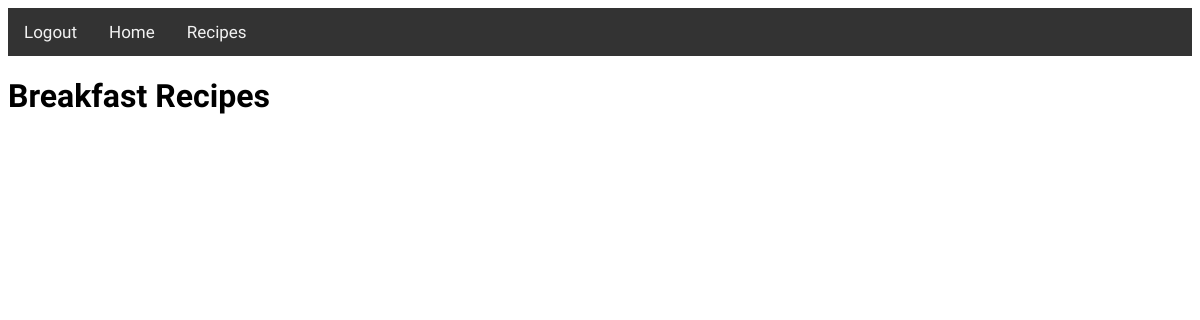
/breakfasts/, run on an earlier commit of the app's database.
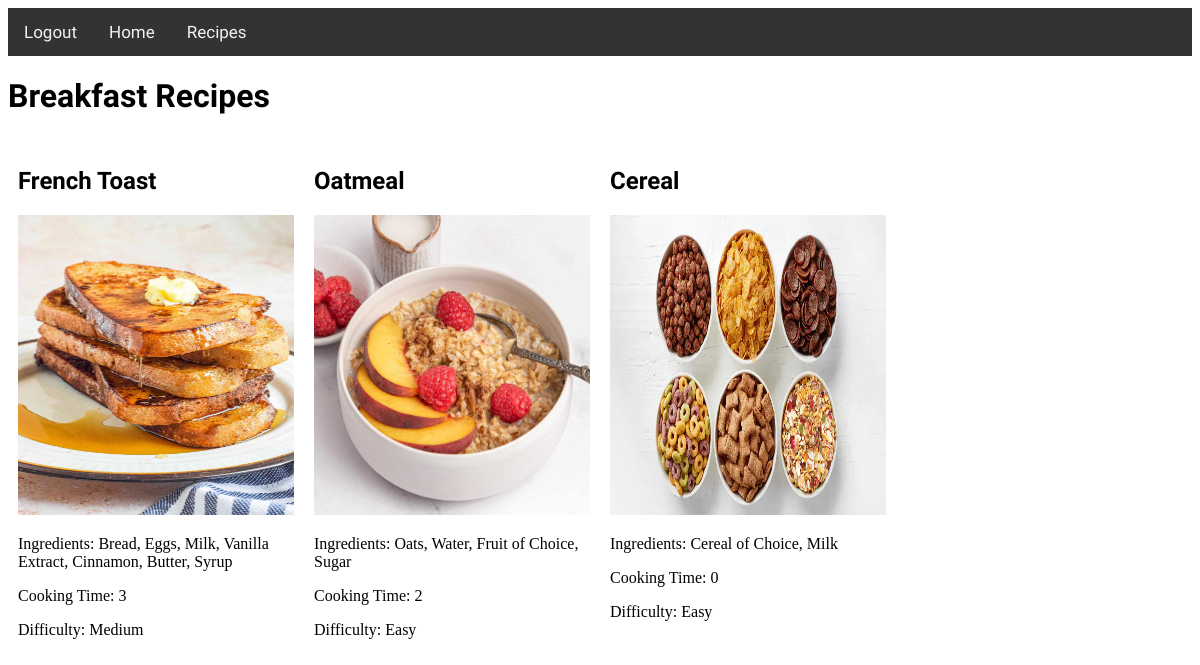
And on a later commit of the database.
### recipes/models.py (models this page shows, shortened)
class Recipe(models.Model):
    TYPE_CHOICES = (
        ('Breakfast', 'Breakfasts'),
        ('Lunch', 'Lunches'),
        ('Dinner', 'Dinners'),
    )
    id = models.AutoField(primary_key=True)
    recipe_name = models.CharField(max_length=255)
    ingredients = models.TextField()
    cooking_time = models.CharField(max_length=10)
    difficulty = models.CharField(max_length=50)
    pic = models.ImageField(upload_to='media/', null=True, blank=True)
    recipe_type = models.CharField(max_length=10, choices=TYPE_CHOICES, default='Breakfast')

### recipes/views.py (the view)
# urls.py: path('breakfasts/', views.breakfasts_view, name='breakfasts'),  # Add URL for breakfasts
def breakfasts_view(request):
    breakfast_recipes = Recipe.objects.filter(recipe_type='Breakfast')
    context = {'breakfast_recipes': breakfast_recipes}
    return render(request, 'breakfasts.html', context)

### recipes/templates/breakfasts.html (shortened to what this page needs)
<!DOCTYPE html>
<html>
<head>
</head>
<body>
    <nav class="topnav" id="myTopnav">
        <a href="{% url 'recipes:login' %}">Logout</a>
        <a href="{% url 'recipes:home' %}">Home</a>
        <a href="{% url 'recipes:list' %}">Recipes</a>
    </nav>
    <h1 style="font-family: 'Abel', sans-serif;">Breakfast Recipes</h1>
    <div class="row">
        {% for recipe in breakfast_recipes %}
            <div class="column">
                <div class="recipe-container">
                    <h2>{{ recipe.recipe_name }}</h2>
                    <img src="{{ recipe.pic.url }}" alt="{{ recipe.recipe_name }}">
                    <p>Ingredients: {{ recipe.ingredients }}</p>
                    <p>Cooking Time: {{ recipe.cooking_time }}</p>
                    <p>Difficulty: {{ recipe.difficulty }}</p>
                </div>
            </div>
        {% endfor %}
    </div>
</body>
</html>

### recipes/templates/breakfasts.html (style rules this page uses)
.row { display: flex; flex-wrap: wrap; }
.column { width: 25%; padding: 10px; box-sizing: border-box; }
img { width: 100%; height: 300px; transition: all 0.3s ease; cursor: pointer; }
h2 { font-family: 'Abel', sans-serif; font-size: 24px; text-align: left; margin-bottom: 20px; }
.topnav { overflow: hidden; background-color: #333; }
.topnav a { float: left; display: block; color: #f2f2f2; text-align: center; padding: 14px 16px; text-decoration: none; font-size: 17px; font-family: 'Abel', sans-serif; }

What changed in the data, as far as the page shows it:
added Recipe: recipe_name "French Toast", pic (picture), ingredients "Bread, Eggs, Milk, Vanilla Extract, Cinnamon, Butter, Syrup", cooking_time "3", difficulty "Medium"
added Recipe: recipe_name "Oatmeal", pic (picture), ingredients "Oats, Water, Fruit of Choice, Sugar", cooking_time "2", difficulty "Easy"
added Recipe: recipe_name "Cereal", pic (picture), ingredients "Cereal of Choice, Milk", cooking_time "0", difficulty "Easy"
